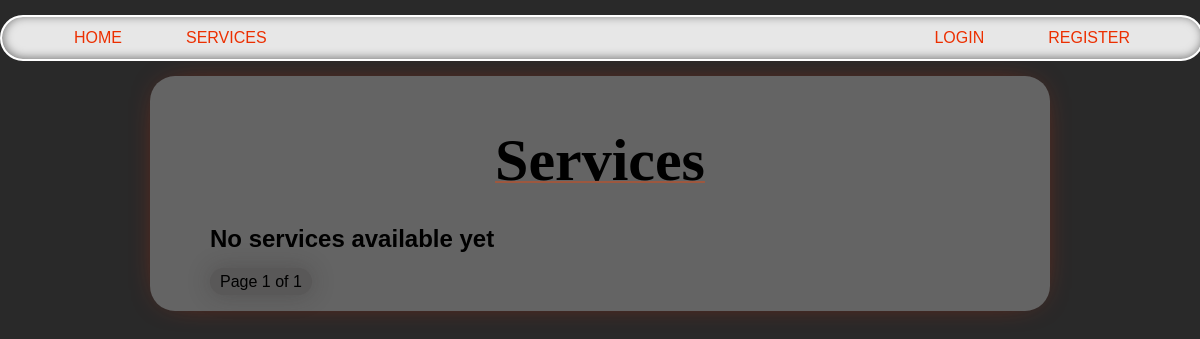
/services/, run on an earlier commit of the app's database.
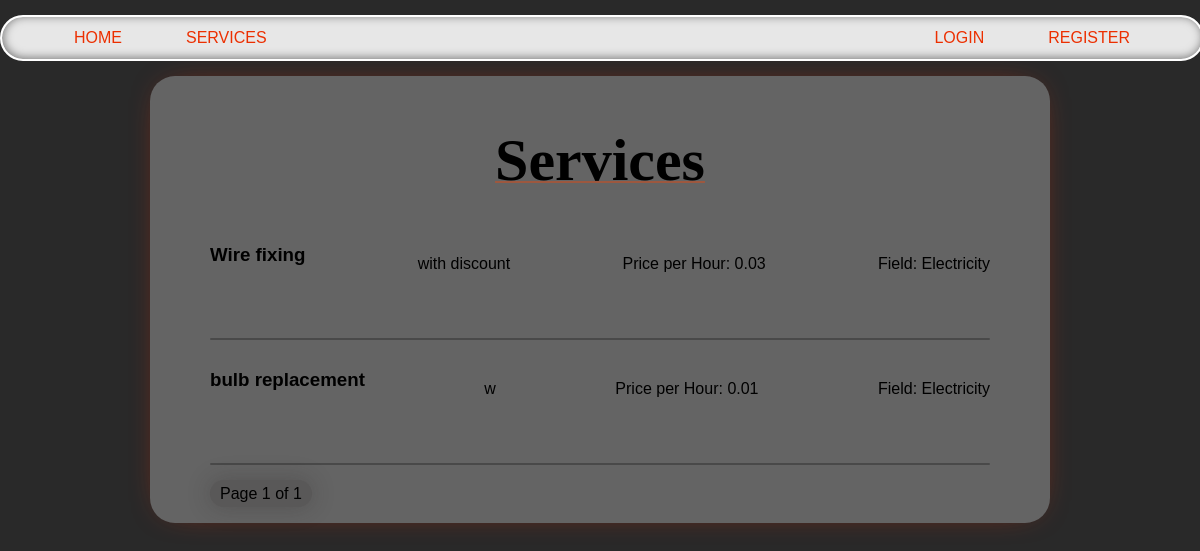
And on a later commit of the database.
### services/models.py (models this page shows, shortened)
class Service(models.Model):
    company = models.ForeignKey(Company, on_delete=models.CASCADE)
    name = models.CharField(max_length=40)
    description = models.TextField()
    price_hour = models.DecimalField(decimal_places=2, max_digits=100)
    rating = models.IntegerField(validators=[MinValueValidator(
        0), MaxValueValidator(5)], default=0)
    choices = (
        ('Air Conditioner', 'Air Conditioner'),
        ('Carpentry', 'Carpentry'),
        ('Electricity', 'Electricity'),
        ('Gardening', 'Gardening'),
        ('Home Machines', 'Home Machines'),
        ('House Keeping', 'House Keeping'),
        ('Interior Design', 'Interior Design'),
        ('Locks', 'Locks'),
        ('Painting', 'Painting'),
        ('Plumbing', 'Plumbing'),
        ('Water Heaters', 'Water Heaters'),
    )
    field = models.CharField(max_length=30, blank=False,
                             null=False, choices=choices)
    date = models.DateTimeField(auto_now=True, null=False)

### services/views.py (the view)
# urls.py: path('', v.service_list, name='services_list'),
def service_list(request):
    services = Service.objects.all().order_by("-date")
    paginator = Paginator(services, 4)  # Show 5 services per page
    page_number = request.GET.get("page")
    page_obj = paginator.get_page(page_number)
    return render(request, 'services/list.html', {'page_obj': page_obj})

### services/templates/services/list.html (shortened to what this page needs)
{% extends 'main/base.html' %}
{% block content %}
    <p class="title">Services</p>
    <div class="services_list">
        {% if page_obj %}
            {% for service in page_obj %}
                <div style="display: flex; justify-content: space-between;">
                    <h3>{{ service.name }}</h3>
                    <p>{{ service.description }}</p>
                    <p>Price per Hour: {{ service.price_hour }}</p>
                    <p>Field: {{ service.field }}</p>
                </div>
                <div class="line"></div>
            {% endfor %}
        {% else %}
            <h2>No services available yet</h2>
        {% endif %}
    </div>
    <div class="pagination">
        <span>Page {{ page_obj.number }} of {{ page_obj.paginator.num_pages }}</span>
    </div>
{% endblock %}

What changed in the data, as far as the page shows it:
added Service: name "Wire fixing", description "with discount", price_hour "0.03", field "Electricity"
added Service: name "bulb replacement", description "w", price_hour "0.01", field "Electricity"
Also different on the page:
text no longer shown: "No services available yet"
